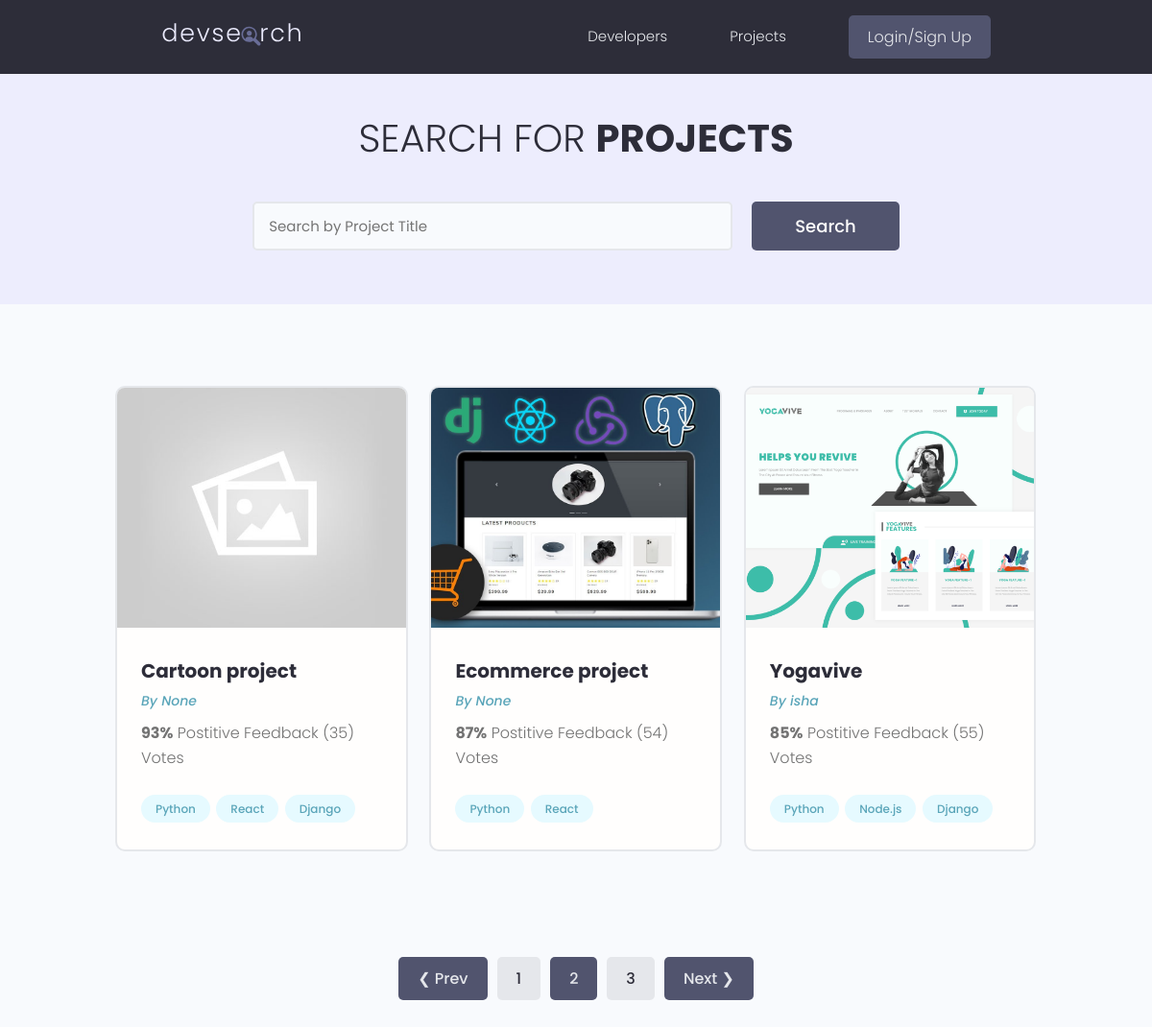
Screenshot of /?page=2 with the database file from the repository.
### projects/models.py (models this page shows, shortened)
class Project(models.Model):
    owner = models.ForeignKey(Profile, null=True, blank=True, on_delete=models.SET_NULL)
    title = models.CharField(max_length=200)
    description = models.TextField(null=True, blank=True)
    featured_image = models.ImageField(null=True, blank=True, default='default.jpg')
    demo_link = models.CharField(max_length=2000, null=True, blank=True)
    source_link = models.CharField(max_length=2000, null=True, blank=True)
    tags = models.ManyToManyField('Tag', blank=True)
    vote_total = models.IntegerField(default=0, null=True, blank=True)
    vote_ratio = models.IntegerField(default=0, null=True, blank=True)
    created = models.DateTimeField(auto_now_add=True)
    id = models.UUIDField(default=uuid.uuid4, unique=True, primary_key=True, editable=False)
    class Meta:
        ordering = ['-vote_ratio', '-vote_total']

class Tag(models.Model):
    name = models.CharField(max_length=200)
    created = models.DateTimeField(auto_now_add=True)
    id = models.UUIDField(default=uuid.uuid4, unique=True, primary_key=True, editable=False)
    def __str__(self):
        return self.name

### users/models.py (models this page shows)
class Profile(models.Model):
    user = models.OneToOneField(User, on_delete=models.CASCADE, null=True, blank=True)
    name = models.CharField(max_length=200, blank=True, null=True)
    username = models.CharField(max_length=200, blank=True, null=True)
    location = models.CharField(max_length=200, blank=True, null=True)
    email = models.EmailField(max_length=500, blank=True, null=True)
    short_intro = models.CharField(max_length=200, blank=True, null=True)
    bio =  models.TextField(blank=True, null=True)
    profile_image = models.ImageField(null=True, blank=True, upload_to ='profies/', default='profiles/user-default.png' )
    social_github = models.CharField(max_length=200, blank=True, null=True)
    social_twitter = models.CharField(max_length=200, blank=True, null=True)
    social_linkedin = models.CharField(max_length=200, blank=True, null=True)
    social_youtube= models.CharField(max_length=200, blank=True, null=True)
    social_website= models.CharField(max_length=200, blank=True, null=True)
    created = models.DateTimeField(auto_now_add=True)
    id = models.UUIDField(default=uuid.uuid4, unique=True, primary_key=True, editable=False)
    def __str__(self):
         return str(self.username)

### projects/views.py (the view)
# urls.py: path('', include('projects.urls')),
def projects(request):
    projects, search_query = searchProjects(request)
    results = 3
    custom_range, projects = paginationProjects(request, projects, results)
    context = {'projects': projects, 'search_query': search_query, 'custom_range': custom_range}
    return render(request, 'projects/projects.html', context)

### projects/utils.py (called while the page is built)
def paginationProjects(request, projects, results):
    page = request.GET.get('page')
    paginator = Paginator(projects, results)
    try:
        projects = paginator.page(page)
    except PageNotAnInteger:
        page = 1
        projects = paginator.page(page)
    except EmptyPage:
        page = paginator.num_pages
        projects = paginator.page(page)
    leftIndex = (int(page) - 2)
    if leftIndex < 1:
        leftIndex = 1
    rightIndex = (int(page) + 2)
    if rightIndex > paginator.num_pages:
        rightIndex = paginator.num_pages + 1
    custom_range = range(leftIndex, rightIndex)
    return custom_range, projects

def searchProjects(request):
    search_query = ''
    if request.GET.get('search_query'):
        search_query = request.GET.get('search_query')
    tags = Tag.objects.filter(name__icontains=search_query)
    projects = Project.objects.distinct().filter(
        Q(title__icontains=search_query) |
        Q(description__icontains=search_query) |
        Q(owner__name__icontains=search_query) |
        Q(tags__in=tags)
    )
    return projects, search_query

### projects/templates/projects/projects.html (shortened to what this page needs)
{% extends 'main.html' %}
{% block content %}
 <main class="projects">
    <section class="hero-section text-center">
      <div class="container container--narrow">
        <div class="hero-section__box">
          <h2>Search for <span>Projects</span></h2>
        </div>
        <div class="hero-section__search">
          <form class="form" action="{% url 'projects' %}" method="get">
            <div class="form__field">
              <input class="input input--text" id="formInput#search" type="text" name="search_query"
                placeholder="Search by Project Title" value="{{ search_query }}" />
            </div>
            <input class="btn btn--sub btn--lg" type="submit" value="Search" />
          </form>
        </div>
      </div>
    </section>
    <section class="projectsList">
      <div class="container">
        <div class="grid grid--three">
        {% for project in projects %}
          <div class="column">
            <div class="card project">
              <a href="{% url 'project' project.id %}" class="project">
                <img class="project__thumbnail" src="{{ project.featured_image.url}}" alt="project thumbnail" />
                <div class="card__body">
                  <h3 class="project__title">{{ project.title }}</h3>
                  <p><a class="project__author" href="{% url 'user-profile' project.owner.id %}">By {{ project.owner }}</a></p>
                  <p class="project--rating">
                    <span style="font-weight: bold;">{{ project.vote_ratio }}%</span> Postitive
                    Feedback ({{ project.vote_total }}) Vote{{ project.vote_total|pluralize:"s" }}
                  </p>
                  <div class="project__tags">
                    {% for tag in project.tags.all %}
                    <span class="tag tag--pill tag--main">
                      <small>{{ tag }}</small>
                    </span>
                    {% endfor %}
                  </div>
                </div>
              </a>
            </div>
          </div>
        {% endfor %}
        </div>
      </div>
    </section>
    {% include 'pagination.html' with queryset=projects custom_range=custom_range %}
  </main>
{% endblock content %}

### static/styles/app.css (style rules this page uses)
:root { --color-sub: #2d2d39; }
.btn--sub { background-color: var(--color-sub-light); }
.card { border: 2px solid var(--color-light); }
img { width: 100%; }
.hero-section { height: 40vh; display: flex; align-items: center; background-color: var(--color-sub); }
.hero-section__box { margin-bottom: 4rem; }
.hero-section__box > h2, .hero-section__box > h2 > span { font-size: 4rem; color: var(--color-light); line-height: 1.3; text-transform: uppercase; }
.hero-section__box > h2 { font-weight: 300; }
.hero-section__box > h2 > span { font-weight: 700; }
.hero-section__search > .form { display: flex; align-items: center; justify-content: center; gap: 2rem; }
.hero-section__search > .form input.input--text { width: 50rem; }
.project__author { font-size: 1.4rem; font-style: italic; }
.project--rating { margin-bottom: 1.6em; margin-top: .5em; }
.projects > .hero-section { background: var(--color-sub-lighter); height: 30vh; }
.projects .hero-section__box { margin-bottom: 2.5rem; }
.projects .hero-section__box > h2 { color: var(--color-sub); }
.projects .hero-section__box > h2 > span { font-weight: 700; color: var(--color-sub); }
.projectsList { margin-top: 8rem; }
.project__thumbnail { height: 25rem; object-fit: cover; object-position: top center; }
.project__title { font-size: 2rem; font-weight: 700; color: var(--color-sub); }

### static/uikit/styles/modules/_variables.css (style rules this page uses)
:root { --color-main: #5aa5b9; --color-main-light: #e6faff; --color-sub: #3f4156; --color-sub-light: #51546e; --color-sub-lighter: #ededfd; --color-text: #737373; --color-gray: #8b8b8b; --color-light: #e5e7eb; --color-light-gray: #767676; --color-bg: #f8fafd; --color-white: #fffefd; --color-white-light: #f3f3f3; --color-success: #359e64; --color-success-bg: #def8e8; --color-error: #fc4b0b; --color-error-bg: #fff2ee; --font-base: 'Poppins', arial, helvetica, 'Segoe UI', roboto, ubuntu, sans-serif; --font-monospace: 'Fira Code', 'Courier New', courier, monospace; --font-regular: 300; --font-medium: 500; --font-bold: 700; --generic-shadow: 1px 1px 5px #00000010; --generic-transition: all 0.3s ease-in-out; }

### static/uikit/styles/modules/_base.css (style rules this page uses)
* { margin: 0; padding: 0; box-sizing: border-box; text-rendering: optimizeLegibility; color: inherit; font-size: inherit; }
html { font-size: 50%; }
@media only screen and (min-width: 480px) { html { font-size: 56.25%; } }
@media only screen and (min-width: 1200px) { html { font-size: 62.5%; } }
body { line-height: 1.6; font-weight: 400; font-size: 1.5rem; color: var(--color-text); background-color: var(--color-bg); min-height: 100vh; }

### static/uikit/styles/modules/_typography.css (style rules this page uses)
* { font-family: var(--font-base); }
h2 { font-size: 3.6rem; font-weight: var(--font-bold); }
h3 { font-size: 3.2rem; font-weight: var(--font-medium); }
p, span, strong { font-size: 1.6rem; color: var(--color-text); font-weight: var(--font-regular); }
a { padding-bottom: 2px; text-decoration: none; display: inline-block; color: var(--color-main); font-weight: var(--font-medium); }

### static/uikit/styles/modules/_utilities.css (style rules this page uses)
.container { width: 92%; max-width: 165rem; margin: 0 auto; box-sizing: border-box; }
.container--narrow { width: 92%; max-width: 120rem; }
@media screen and (min-width: 1000px) { .container { width: 90%; } }
@media screen and (min-width: 1000px) { .container--narrow { width: 85%; } }
@media screen and (min-width: 1200px) { .container { width: 80%; } }
@media screen and (min-width: 1200px) { .container--narrow { width: 72%; } }
.text-center { text-align: center; }

### static/uikit/styles/modules/_button.css (style rules this page uses)
.btn { display: inline-block; position: relative; cursor: pointer; background-color: var(--color-light); font-weight: var(--font-medium); color: var(--color-sub); text-decoration: none; padding: 1rem 2rem; border-radius: 0.5rem; border: none; width: -webkit-fit-content; width: -moz-fit-content; width: fit-content; height: -webkit-fit-content; height: -moz-fit-content; height: fit-content; font-size: 1.6rem; outline-width: 0; outline-color: transparent; -webkit-backface-visibility: hidden; backface-visibility: hidden; transition: all 0.3s ease-in-out; }
.btn--sub { background-color: var(--color-sub); color: var(--color-white); }
.btn--lg { font-size: 1.8rem; padding: 1.2rem 4.5rem; }

### static/uikit/styles/modules/_card.css (style rules this page uses)
.card { border-radius: 1rem; background-color: var(--color-white); border: 1.5px solid var(--color-light); width: auto; height: auto; margin-top: 0.5rem; margin-bottom: 0.5rem; overflow: hidden; }
.card__body, .card__header { padding: 2rem 2.5rem; }

### rows the page displays
Project: featured_image (placeholder picture), title "Cartoon project", owner "None", vote_ratio "93", vote_total "35"
Tag: name "Python"
Tag: name "React"
Tag: name "Django"
Project: featured_image (picture), title "Ecommerce project", owner "None", vote_ratio "87", vote_total "54"
Project: featured_image (picture), title "Yogavive", owner "isha", vote_ratio "85", vote_total "55"
Tag: name "Node.js"

### other values shown
{{ page }} "1" "3"
{{ page }} "2"
